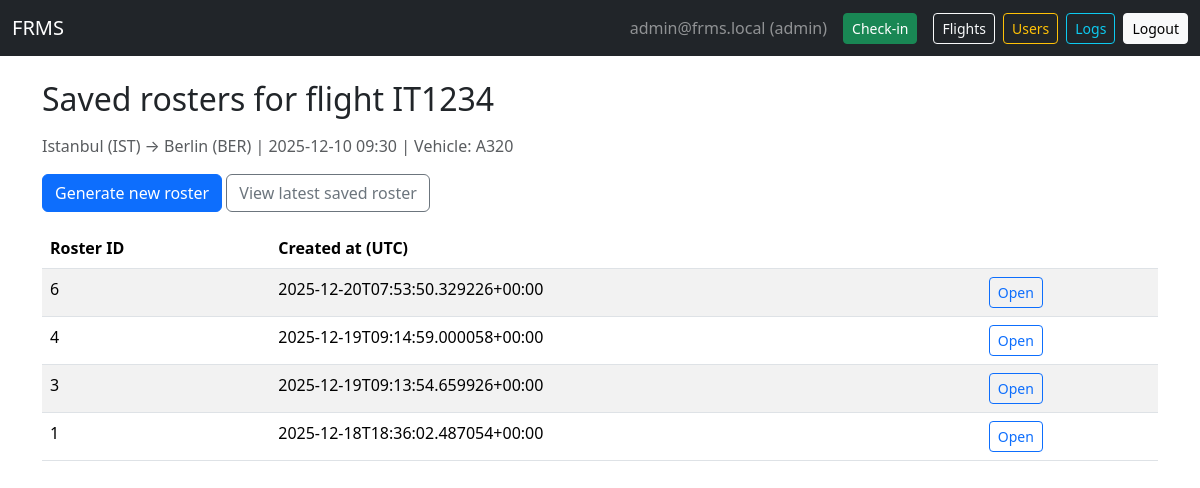
Page /flight/IT1234/rosters (signed in) on the earlier database version.
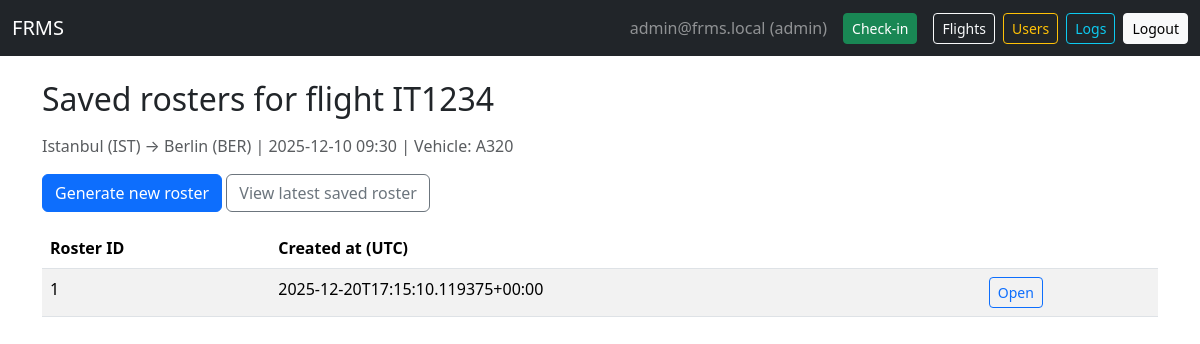
Same page on the later database version.
### tables this page shows
CREATE TABLE rosters (
            id INTEGER PRIMARY KEY AUTOINCREMENT,
            flight_no TEXT NOT NULL,
            created_at TEXT NOT NULL,
            data_json TEXT NOT NULL
        );

### app.py (the view)
@app.route("/flight/<flight_no>/rosters")
@login_required()
def list_saved_rosters(flight_no):
    db = get_db()
    flight = db.execute("SELECT * FROM flights WHERE flight_no=?", (flight_no,)).fetchone()
    rosters = db.execute("SELECT id, created_at FROM rosters WHERE flight_no=? ORDER BY created_at DESC", (flight_no,)).fetchall()
    return render_template("rosters_list.html", user=current_user(), flight=flight, rosters=rosters)

### app.py (called while the page is built)
def get_db():
    if "db" not in g:
        g.db = sqlite3.connect(DATABASE)
        g.db.row_factory = sqlite3.Row
    return g.db

def current_user():
    if "user_id" not in session: return None
    return get_db().execute("SELECT * FROM users WHERE id = ?", (session["user_id"],)).fetchone()

def login_required(role=None):
    from functools import wraps
    def decorator(func):
        @wraps(func)
        def wrapper(*args, **kwargs):
            user = current_user()
            if user is None:
                flash("Please log in first.", "warning")
                return redirect(url_for("login", next=request.path))
            if role and user["role"] != role:
                flash("Unauthorized.", "danger")
                return redirect(url_for("dashboard"))
            return func(*args, **kwargs)
        return wrapper
    return decorator

### templates/rosters_list.html
{% extends "base.html" %}
{% block content %}
<h2 class="mb-3">Saved rosters for flight {{ flight['flight_no'] }}</h2>
<p class="text-muted">
  {{ flight['source'] }} → {{ flight['destination'] }} |
  {{ flight['date_time'] }} |
  Vehicle: {{ flight['vehicle_type'] }}
</p>
<div class="mb-3">
  <a class="btn btn-primary" href="{{ url_for('generate_roster', flight_no=flight['flight_no']) }}">
    Generate new roster
  </a>
  <a class="btn btn-outline-secondary" href="{{ url_for('view_latest_roster', flight_no=flight['flight_no']) }}">
    View latest saved roster
  </a>
</div>
{% if rosters %}
<div class="table-responsive">
  <table class="table table-striped">
    <thead>
      <tr>
        <th>Roster ID</th>
        <th>Created at (UTC)</th>
        <th></th>
      </tr>
    </thead>
    <tbody>
      {% for r in rosters %}
      <tr>
        <td>{{ r['id'] }}</td>
        <td>{{ r['created_at'] }}</td>
        <td>
          <a class="btn btn-sm btn-outline-primary" href="{{ url_for('view_roster_by_id', roster_id=r['id']) }}">
            Open
          </a>
        </td>
      </tr>
      {% endfor %}
    </tbody>
  </table>
</div>
{% else %}
<div class="alert alert-info">No saved rosters yet for this flight.</div>
{% endif %}
{% endblock %}

Differences in the rows shown:
removed rosters: id "6", created_at "2025-12-20T07:53:50.329226+00:00"
removed rosters: id "4", created_at "2025-12-19T09:14:59.000058+00:00"
removed rosters: id "3", created_at "2025-12-19T09:13:54.659926+00:00"
changed rosters id 1: created_at "2025-12-18T18:36:02.487054+00:00" → "2025-12-20T17:15:10.119375+00:00"
